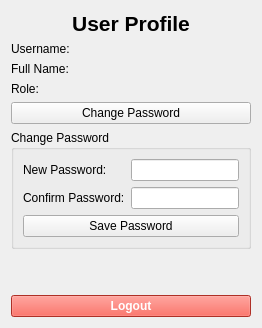
<?xml version="1.0" encoding="UTF-8"?>
<ui version="4.0">
    <class>ProfileWidget</class>
    <widget class="QWidget" name="ProfileWidget">
        <layout class="QVBoxLayout" name="verticalLayout">
            <item>
                <widget class="QLabel" name="label">
                    <property name="text">
                        <string>User Profile</string>
                    </property>
                    <property name="alignment">
                        <set>Qt::AlignCenter</set>
                    </property>
                    <property name="styleSheet">
                        <string notr="true">font-size: 16pt; font-weight: bold;</string>
                    </property>
                </widget>
            </item>
            <item>
                <widget class="QLabel" name="usernameLabel">
                    <property name="text">
                        <string>Username: </string>
                    </property>
                </widget>
            </item>
            <item>
                <widget class="QLabel" name="fullNameLabel">
                    <property name="text">
                        <string>Full Name: </string>
                    </property>
                </widget>
            </item>
            <item>
                <widget class="QLabel" name="roleLabel">
                    <property name="text">
                        <string>Role: </string>
                    </property>
                </widget>
            </item>
            <item>
                <widget class="QPushButton" name="changePasswordButton">
                    <property name="text">
                        <string>Change Password</string>
                    </property>
                </widget>
            </item>
            <item>
                <widget class="QGroupBox" name="passwordGroup">
                    <property name="title">
                        <string>Change Password</string>
                    </property>
                    <layout class="QFormLayout" name="formLayout">
                        <item row="0" column="0">
                            <widget class="QLabel" name="label_4">
                                <property name="text">
                                    <string>New Password:</string>
                                </property>
                            </widget>
                        </item>
                        <item row="0" column="1">
                            <widget class="QLineEdit" name="newPassword">
                                <property name="echoMode">
                                    <enum>QLineEdit::Password</enum>
                                </property>
                            </widget>
                        </item>
                        <item row="1" column="0">
                            <widget class="QLabel" name="label_5">
                                <property name="text">
                                    <string>Confirm Password:</string>
                                </property>
                            </widget>
                        </item>
                        <item row="1" column="1">
                            <widget class="QLineEdit" name="confirmPassword">
                                <property name="echoMode">
                                    <enum>QLineEdit::Password</enum>
                                </property>
                            </widget>
                        </item>
                        <item row="2" column="0" colspan="2">
                            <widget class="QPushButton" name="savePasswordButton">
                                <property name="text">
                                    <string>Save Password</string>
                                </property>
                            </widget>
                        </item>
                    </layout>
                </widget>
            </item>
            <item>
                <spacer name="verticalSpacer">
                    <property name="orientation">
                        <enum>Qt::Vertical</enum>
                    </property>
                    <property name="sizeHint" stdset="0">
                        <size>
                            <width>20</width>
                            <height>40</height>
                        </size>
                    </property>
                </spacer>
            </item>
            <item>
                <widget class="QPushButton" name="logoutButton">
                    <property name="text">
                        <string>Logout</string>
                    </property>
                    <property name="styleSheet">
                        <string notr="true">background-color: #f44336; color: white; font-weight: bold;</string>
                    </property>
                </widget>
            </item>
        </layout>
    </widget>
    <resources/>
    <connections/>
</ui>
